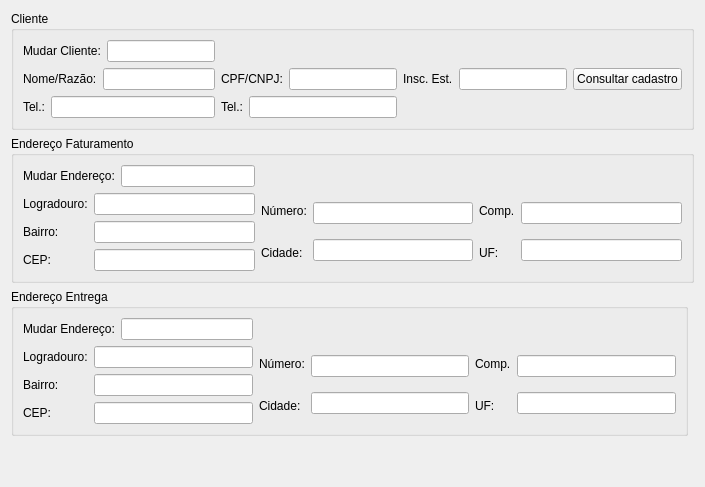
     <widget class="QWidget" name="tab_3">
      <attribute name="title">
       <string>Destinatário/Remetente</string>
      </attribute>
      <layout class="QGridLayout" name="gridLayout_3">
       <item row="4" column="0">
        <spacer name="verticalSpacer_4">
         <property name="orientation">
          <enum>Qt::Vertical</enum>
         </property>
         <property name="sizeHint" stdset="0">
          <size>
           <width>20</width>
           <height>40</height>
          </size>
         </property>
        </spacer>
       </item>
       <item row="3" column="0">
        <widget class="QGroupBox" name="groupBox_20">
         <property name="title">
          <string>Endereço Entrega</string>
         </property>
         <layout class="QGridLayout" name="gridLayout_67">
          <item row="1" column="0">
           <layout class="QGridLayout" name="gridLayout_68">
            <item row="0" column="0">
             <widget class="QLabel" name="label_94">
              <property name="text">
               <string>Logradouro:</string>
              </property>
             </widget>
            </item>
            <item row="1" column="0">
             <widget class="QLabel" name="label_95">
              <property name="text">
               <string>Bairro:</string>
              </property>
             </widget>
            </item>
            <item row="2" column="0">
             <widget class="QLabel" name="label_96">
              <property name="text">
               <string>CEP:</string>
              </property>
             </widget>
            </item>
           </layout>
          </item>
          <item row="1" column="1">
           <layout class="QGridLayout" name="gridLayout_70">
            <item row="0" column="0">
             <widget class="QLineEdit" name="lineEditDestinatarioLogradouro_2">
              <property name="readOnly">
               <bool>true</bool>
              </property>
             </widget>
            </item>
            <item row="1" column="0">
             <widget class="QLineEdit" name="lineEditDestinatarioBairro_2">
              <property name="readOnly">
               <bool>true</bool>
              </property>
             </widget>
            </item>
            <item row="2" column="0">
             <widget class="QLineEdit" name="lineEditDestinatarioCEP_2">
              <property name="readOnly">
               <bool>true</bool>
              </property>
             </widget>
            </item>
           </layout>
          </item>
          <item row="1" column="2">
           <layout class="QGridLayout" name="gridLayout_69">
            <item row="0" column="0">
             <widget class="QLabel" name="label_97">
              <property name="text">
               <string>Número:</string>
              </property>
             </widget>
            </item>
            <item row="1" column="0">
             <widget class="QLabel" name="label_98">
              <property name="text">
               <string>Cidade:</string>
              </property>
             </widget>
            </item>
           </layout>
          </item>
          <item row="1" column="3">
           <layout class="QGridLayout" name="gridLayout_71">
            <item row="0" column="0">
             <widget class="QLineEdit" name="lineEditDestinatarioNumero_2">
              <property name="readOnly">
               <bool>true</bool>
              </property>
             </widget>
            </item>
            <item row="1" column="0">
             <widget class="QLineEdit" name="lineEditDestinatarioCidade_2">
              <property name="readOnly">
               <bool>true</bool>
              </property>
             </widget>
            </item>
           </layout>
          </item>
          <item row="1" column="4">
           <layout class="QGridLayout" name="gridLayout_72">
            <item row="0" column="0">
             <widget class="QLabel" name="label_99">
              <property name="text">
               <string>Comp.</string>
              </property>
             </widget>
            </item>
            <item row="1" column="0">
             <widget class="QLabel" name="label_100">
              <property name="text">
               <string>UF:</string>
              </property>
             </widget>
            </item>
           </layout>
          </item>
          <item row="1" column="5">
           <layout class="QGridLayout" name="gridLayout_73">
            <item row="0" column="0">
             <widget class="QLineEdit" name="lineEditDestinatarioComplemento_2">
              <property name="readOnly">
               <bool>true</bool>
              </property>
             </widget>
            </item>
            <item row="1" column="0">
             <widget class="QLineEdit" name="lineEditDestinatarioUF_2">
              <property name="readOnly">
               <bool>true</bool>
              </property>
             </widget>
            </item>
           </layout>
          </item>
          <item row="0" column="0" colspan="2">
           <layout class="QGridLayout" name="gridLayout_61">
            <item row="0" column="0">
             <widget class="QLabel" name="label_101">
              <property name="text">
               <string>Mudar Endereço:</string>
              </property>
             </widget>
            </item>
            <item row="0" column="1">
             <widget class="ItemBox" name="itemBoxEnderecoEntrega"/>
            </item>
           </layout>
          </item>
         </layout>
        </widget>
       </item>
       <item row="2" column="0" colspan="2">
        <widget class="QGroupBox" name="groupBox_5">
         <property name="title">
          <string>Endereço Faturamento</string>
         </property>
         <layout class="QGridLayout" name="gridLayout_51">
          <item row="1" column="0">
           <layout class="QGridLayout" name="gridLayout_10">
            <item row="0" column="0">
             <widget class="QLabel" name="label_45">
              <property name="text">
               <string>Logradouro:</string>
              </property>
             </widget>
            </item>
            <item row="1" column="0">
             <widget class="QLabel" name="label_48">
              <property name="text">
               <string>Bairro:</string>
              </property>
             </widget>
            </item>
            <item row="2" column="0">
             <widget class="QLabel" name="label_44">
              <property name="text">
               <string>CEP:</string>
              </property>
             </widget>
            </item>
           </layout>
          </item>
          <item row="1" column="1">
           <layout class="QGridLayout" name="gridLayout_21">
            <item row="0" column="0">
             <widget class="QLineEdit" name="lineEditDestinatarioLogradouro">
              <property name="readOnly">
               <bool>true</bool>
              </property>
             </widget>
            </item>
            <item row="1" column="0">
             <widget class="QLineEdit" name="lineEditDestinatarioBairro">
              <property name="readOnly">
               <bool>true</bool>
              </property>
             </widget>
            </item>
            <item row="2" column="0">
             <widget class="QLineEdit" name="lineEditDestinatarioCEP">
              <property name="readOnly">
               <bool>true</bool>
              </property>
             </widget>
            </item>
           </layout>
          </item>
          <item row="1" column="2">
           <layout class="QGridLayout" name="gridLayout_22">
            <item row="0" column="0">
             <widget class="QLabel" name="label_46">
              <property name="text">
               <string>Número:</string>
              </property>
             </widget>
            </item>
            <item row="1" column="0">
             <widget class="QLabel" name="label_49">
              <property name="text">
               <string>Cidade:</string>
              </property>
             </widget>
            </item>
           </layout>
          </item>
          <item row="1" column="3">
           <layout class="QGridLayout" name="gridLayout_23">
            <item row="0" column="0">
             <widget class="QLineEdit" name="lineEditDestinatarioNumero">
              <property name="readOnly">
               <bool>true</bool>
              </property>
             </widget>
            </item>
            <item row="1" column="0">
             <widget class="QLineEdit" name="lineEditDestinatarioCidade">
              <property name="readOnly">
               <bool>true</bool>
              </property>
             </widget>
            </item>
           </layout>
          </item>
          <item row="1" column="4">
           <layout class="QGridLayout" name="gridLayout_24">
            <item row="0" column="0">
             <widget class="QLabel" name="label_47">
              <property name="text">
               <string>Comp.</string>
              </property>
             </widget>
            </item>
            <item row="1" column="0">
             <widget class="QLabel" name="label_50">
              <property name="text">
               <string>UF:</string>
              </property>
             </widget>
            </item>
           </layout>
          </item>
          <item row="1" column="5">
           <layout class="QGridLayout" name="gridLayout_25">
            <item row="0" column="0">
             <widget class="QLineEdit" name="lineEditDestinatarioComplemento">
              <property name="readOnly">
               <bool>true</bool>
              </property>
             </widget>
            </item>
            <item row="1" column="0">
             <widget class="QLineEdit" name="lineEditDestinatarioUF">
              <property name="readOnly">
               <bool>true</bool>
              </property>
             </widget>
            </item>
           </layout>
          </item>
          <item row="0" column="0" colspan="2">
           <layout class="QGridLayout" name="gridLayout_26">
            <item row="0" column="0">
             <widget class="QLabel" name="label_22">
              <property name="text">
               <string>Mudar Endereço:</string>
              </property>
             </widget>
            </item>
            <item row="0" column="1">
             <widget class="ItemBox" name="itemBoxEnderecoFaturamento"/>
            </item>
           </layout>
          </item>
         </layout>
        </widget>
       </item>
       <item row="0" column="0" colspan="2">
        <widget class="QGroupBox" name="groupBox_4">
         <property name="title">
          <string>Cliente</string>
         </property>
         <layout class="QGridLayout" name="gridLayout_75">
          <item row="0" column="0">
           <layout class="QGridLayout" name="gridLayout_9">
            <item row="0" column="0">
             <widget class="QLabel" name="label_24">
              <property name="text">
               <string>Mudar Cliente:</string>
              </property>
             </widget>
            </item>
            <item row="0" column="1">
             <widget class="ItemBox" name="itemBoxCliente"/>
            </item>
           </layout>
          </item>
          <item row="1" column="0">
           <layout class="QHBoxLayout" name="horizontalLayout_12">
            <item>
             <widget class="QLabel" name="label_40">
              <property name="text">
               <string>Nome/Razão:</string>
              </property>
             </widget>
            </item>
            <item>
             <widget class="QLineEdit" name="lineEditDestinatarioNomeRazao">
              <property name="readOnly">
               <bool>true</bool>
              </property>
             </widget>
            </item>
           </layout>
          </item>
          <item row="1" column="1">
           <layout class="QHBoxLayout" name="horizontalLayout_13">
            <item>
             <widget class="QLabel" name="label_41">
              <property name="text">
               <string>CPF/CNPJ:</string>
              </property>
             </widget>
            </item>
            <item>
             <widget class="QLineEdit" name="lineEditDestinatarioCPFCNPJ">
              <property name="readOnly">
               <bool>true</bool>
              </property>
             </widget>
            </item>
           </layout>
          </item>
          <item row="1" column="2">
           <layout class="QHBoxLayout" name="horizontalLayout_15">
            <item>
             <widget class="QLabel" name="label_55">
              <property name="text">
               <string>Insc. Est.</string>
              </property>
             </widget>
            </item>
            <item>
             <widget class="QLineEdit" name="lineEditDestinatarioInscEst">
              <property name="readOnly">
               <bool>true</bool>
              </property>
             </widget>
            </item>
            <item>
             <widget class="QPushButton" name="pushButtonConsultarCadastro">
              <property name="text">
               <string>Consultar cadastro</string>
              </property>
             </widget>
            </item>
           </layout>
          </item>
          <item row="2" column="0">
           <layout class="QHBoxLayout" name="horizontalLayout_14">
            <item>
             <widget class="QLabel" name="label_42">
              <property name="text">
               <string>Tel.:</string>
              </property>
             </widget>
            </item>
            <item>
             <widget class="QLineEdit" name="lineEditDestinatarioTel1">
              <property name="readOnly">
               <bool>true</bool>
              </property>
             </widget>
            </item>
           </layout>
          </item>
          <item row="2" column="1">
           <layout class="QHBoxLayout" name="horizontalLayout_24">
            <item>
             <widget class="QLabel" name="label_54">
              <property name="text">
               <string>Tel.:</string>
              </property>
             </widget>
            </item>
            <item>
             <widget class="QLineEdit" name="lineEditDestinatarioTel2">
              <property name="readOnly">
               <bool>true</bool>
              </property>
             </widget>
            </item>
           </layout>
          </item>
         </layout>
        </widget>
       </item>
      </layout>
     </widget>
